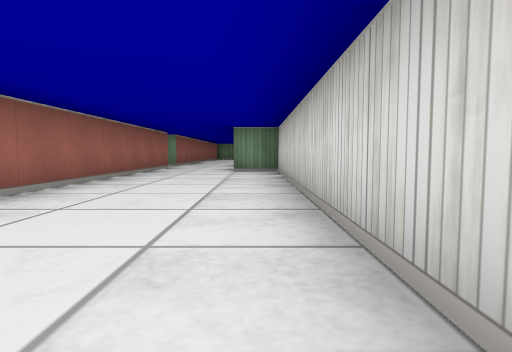
view 1 (above)

14 first-person views from a walk through a cub3D ray-caster map. The camera is about half as high as the walls, tilts 4° down and sees 75° across. The floor is counted in squares. Each view is taken from the middle of a square. On the plan, view 1 faces up. The plan holds only what a view shows up to about 9 squares ahead; the rest is blank.

view 2
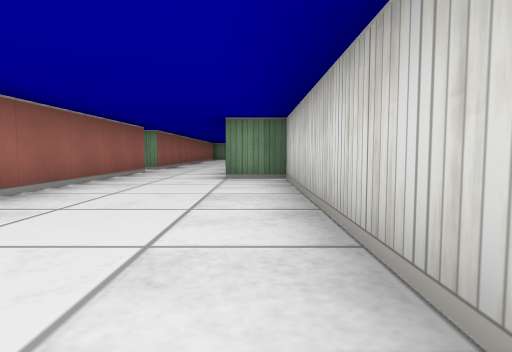

view 3
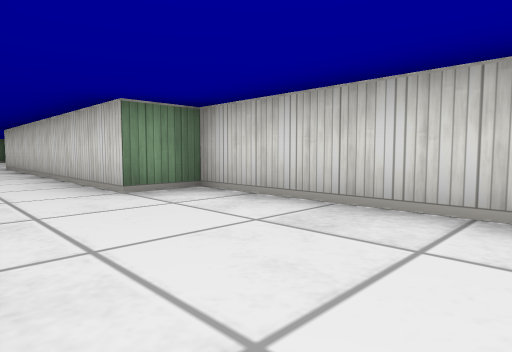

view 4
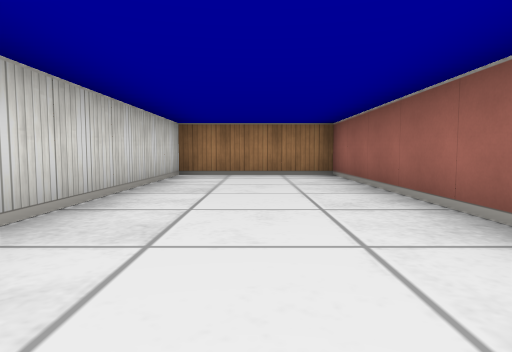

view 5
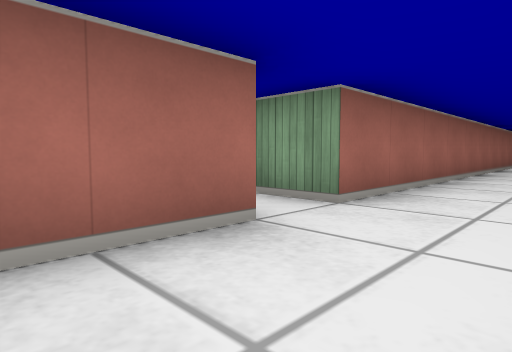

view 6
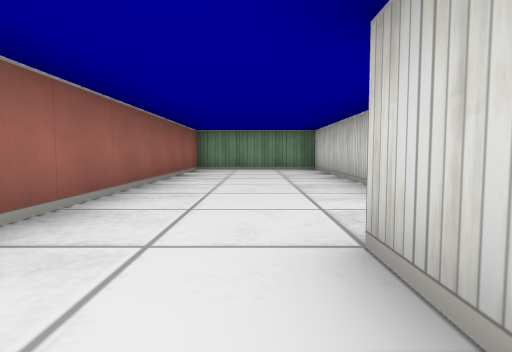

view 7
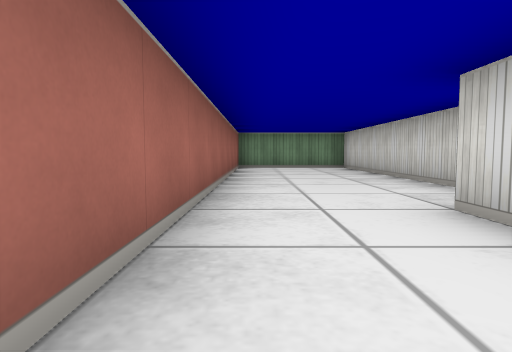

view 8
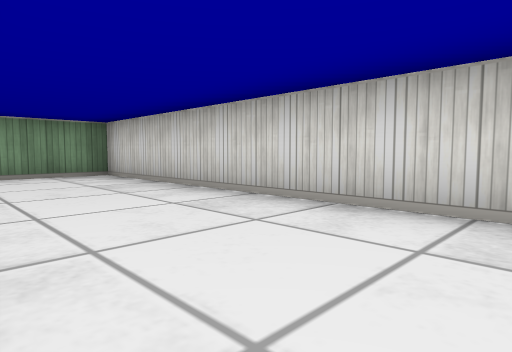

view 9
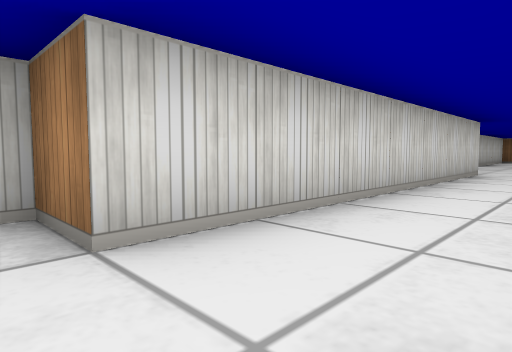

view 10
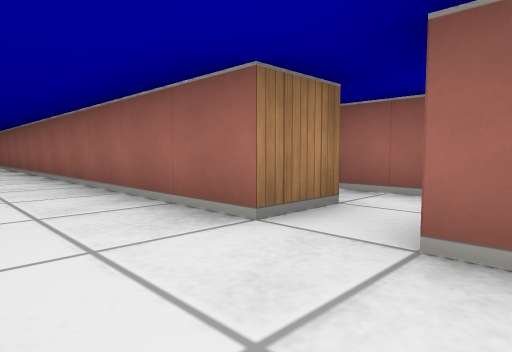

view 11
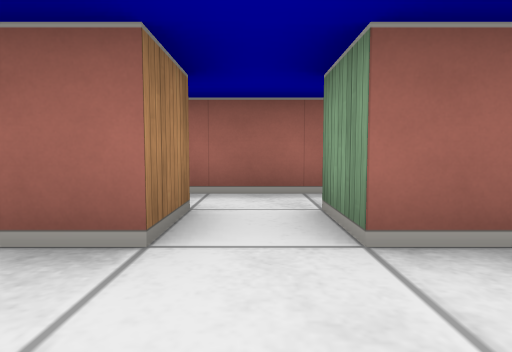

view 12
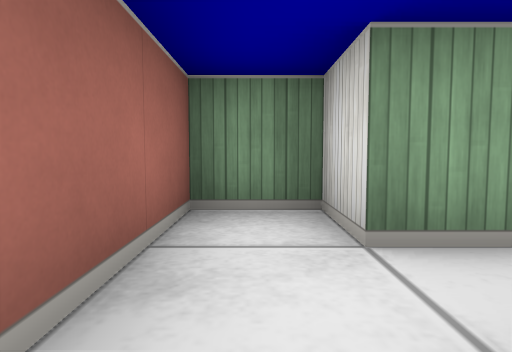

view 13
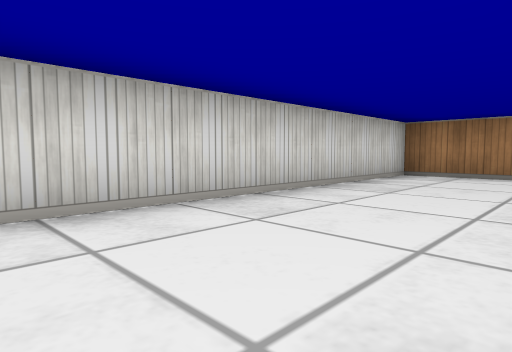

view 14
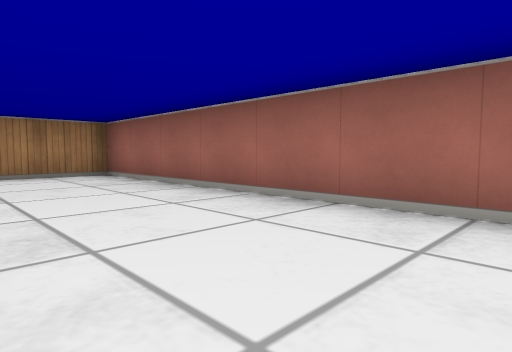

### Floor plan
Ten units are one square. View 1 is at (0, 0); x grows to the right and y downward. Boxes are objects, and circles mark ways between rooms. Rooms are numbered by the first view taken in them; rooms with no view inside come last. Other rooms are left out.
<svg viewBox="-50 -220 60 240">
<path fill="none" stroke="#000" d="M-36 -95 -25 -95 -25 15 5 15 5 -75 -5 -75 -5 -145 5 -145 5 -215 -25 -215 -25 -105 -35 -105M-35 -105 -35 -115 -45 -115 -45 -89"/>
<circle cx="-30" cy="-100" r="3" fill="#2a7"/>
<text x="-10" y="-100">1</text>
<text x="-40" y="-100">2</text>
</svg>
Room 1 opens to room 2.

Where each view was taken, in squares from view 1:
view 1: 0 up, 0 right, facing up
view 2: 2 up, 0 right, facing up
view 3: 4 up, 2 left, facing up-right
view 4: 5 up, 1 left, facing down
view 5: 8 up, 1 left, facing up-left
view 6: 13 up, 1 left, facing up
view 7: 12 up, 2 left, facing up
view 8: 15 up, 2 left, facing up-right
view 9: 15 up, 2 left, facing down-right
view 10: 11 up, 1 left, facing down-left
view 11: 10 up, 1 left, facing left
view 12: 9 up, 4 left, facing up
view 13: 5 up, 2 left, facing down-right
view 14: 5 up, 0 right, facing down-left
